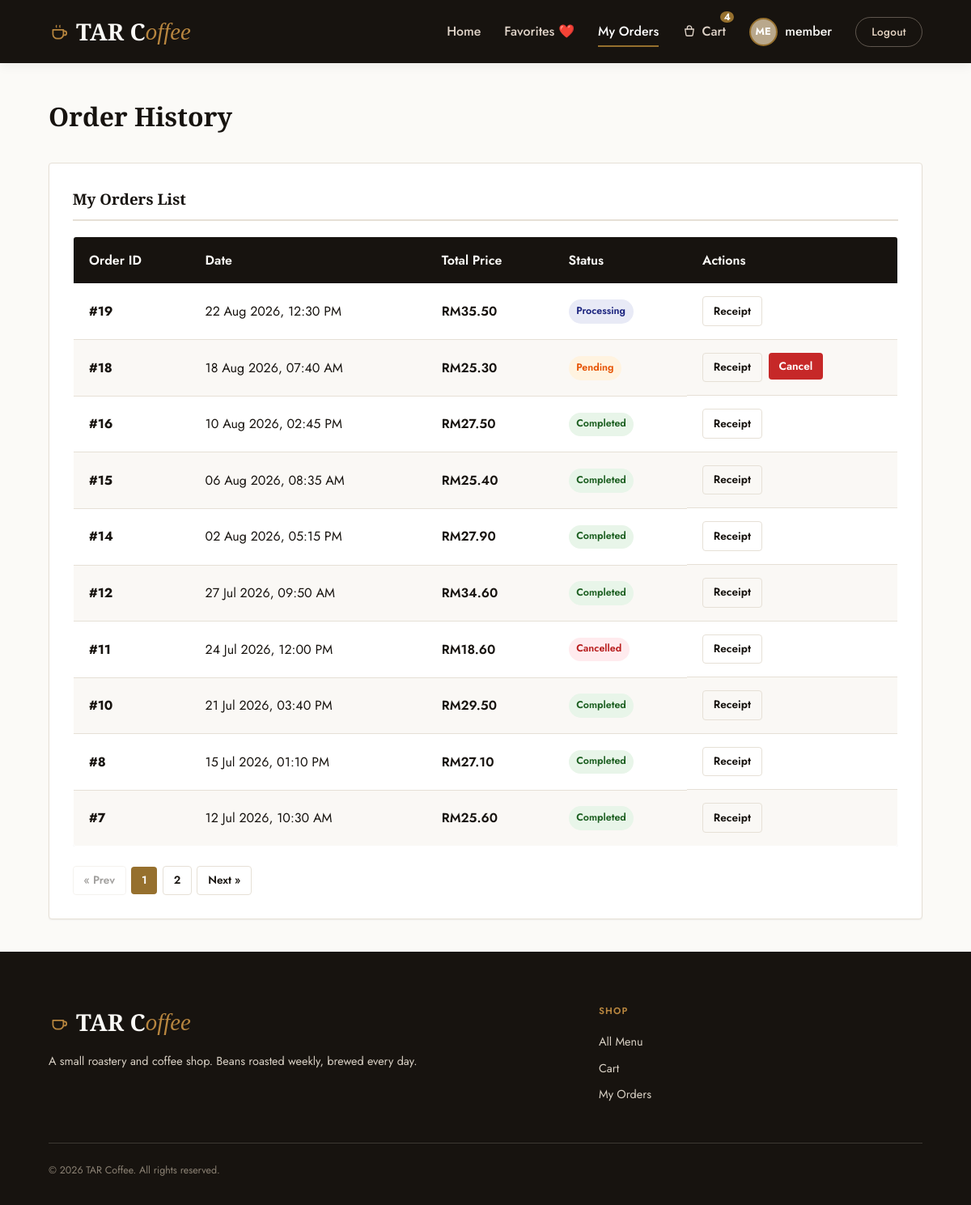
Page /orders.php (signed in) on the committed database.
### tables this page shows
CREATE TABLE `users` (
  `id` INT AUTO_INCREMENT PRIMARY KEY,
  `username` VARCHAR(50) NOT NULL UNIQUE,
  `email` VARCHAR(100) NOT NULL UNIQUE,
  `password` VARCHAR(255) NOT NULL,
  `full_name` VARCHAR(100) NOT NULL,
  `phone` VARCHAR(20) DEFAULT NULL,
  `photo` VARCHAR(255) DEFAULT 'default_user.png',
  `role` ENUM('super_admin', 'admin', 'member') DEFAULT 'member',
  `status` ENUM('active', 'blocked') DEFAULT 'active',
  `failed_attempts` INT UNSIGNED NOT NULL DEFAULT 0,
  `locked_until` DATETIME DEFAULT NULL,
  `created_at` TIMESTAMP DEFAULT CURRENT_TIMESTAMP,
  INDEX `idx_users_status` (`status`)
);

CREATE TABLE `orders` (
  `id` INT AUTO_INCREMENT PRIMARY KEY,
  `user_id` INT DEFAULT NULL,
  `voucher_id` INT DEFAULT NULL,
  `customer_name` VARCHAR(100) NOT NULL,
  `customer_phone` VARCHAR(20) NOT NULL,
  `fulfillment_type` ENUM('pickup', 'delivery') NOT NULL DEFAULT 'delivery',
  `shipping_address` TEXT DEFAULT NULL, 
  `discount_amount` DECIMAL(10, 2) NOT NULL DEFAULT 0.00,
  `total_price` DECIMAL(10, 2) NOT NULL,
  `status` ENUM('Pending', 'Processing', 'Completed', 'Cancelled') DEFAULT 'Pending',
  `order_date` TIMESTAMP DEFAULT CURRENT_TIMESTAMP,
  FOREIGN KEY (`user_id`) REFERENCES `users` (`id`) ON DELETE SET NULL,
  FOREIGN KEY (`voucher_id`) REFERENCES `vouchers` (`id`) ON DELETE SET NULL,
  INDEX `idx_orders_status` (`status`),
  INDEX `idx_orders_fulfillment` (`fulfillment_type`), 
  INDEX `idx_orders_date` (`order_date`)
);

### includes/auth.php (called while the page is built, shortened)
<?php
function is_logged_in() {
    return isset($_SESSION['user_id']);
}
function is_admin() {
    return is_logged_in() && in_array($_SESSION['user_role'] ?? '', ['admin', 'super_admin'], true);
}
function is_member() {
    return is_logged_in() && isset($_SESSION['user_role']) && $_SESSION['user_role'] === 'member';
}
function get_logged_in_user($pdo) {
    $stmt = $pdo->prepare("SELECT * FROM users WHERE id = ?");
    $stmt->execute([$_SESSION['user_id']]);
    $user = $stmt->fetch();
    return $user;
}
?>

### orders.php (the view, shortened to what this page needs)
<?php
require_once __DIR__ . '/includes/header.php';
$user_id = $_SESSION['user_id'];
$per_page = 10;
$pg = paginate_query($pdo, "SELECT COUNT(*) FROM orders WHERE user_id = ?", [$user_id], $per_page);
$stmt = $pdo->prepare("SELECT * FROM orders WHERE user_id = ? ORDER BY order_date DESC LIMIT " . (int) $pg['per_page'] . " OFFSET " . (int) $pg['offset']);
$stmt->execute([$user_id]);
$orders = $stmt->fetchAll();
$expand_order_id = isset($_GET['detail_id']) ? intval($_GET['detail_id']) : 0;
$expand_order = null;
?>
<h1 class="page-title">Order History</h1>
<?php if (empty($orders)): ?>
    <div class="alert alert-info" style="text-align: center; padding: 3rem;">
        <p style="font-size: 1.1rem; margin-bottom: 1rem;">You have not placed any orders yet.</p>
        <a href="index.php" class="btn btn-accent">Order Your First Coffee</a>
    </div>
<?php else: ?>
    <div class="list-detail-columns" style="grid-template-columns: <?= ($expand_order) ? '1.5fr 1fr' : '1fr' ?>;">
        <section class="admin-panel">
            <h3>My Orders List</h3>
            <div class="table-responsive">
                <table class="table">
                    <thead>
                        <tr>
                            <th>Order ID</th>
                            <th>Date</th>
                            <th>Total Price</th>
                            <th>Status</th>
                            <th>Actions</th>
                        </tr>
                    </thead>
                    <tbody>
                        <?php foreach ($orders as $ord): ?>
                            <tr class="<?= ($expand_order_id === $ord['id']) ? 'active-row' : '' ?>" style="<?= ($expand_order_id === $ord['id']) ? 'background-color: #FAF6F0;' : '' ?>">
                                <td><strong>#<?= $ord['id'] ?></strong></td>
                                <td><?= date('d M Y, h:i A', strtotime($ord['order_date'])) ?></td>
                                <td style="font-weight: 600; color: var(--primary-dark);">RM<?= number_format($ord['total_price'], 2) ?></td>
                                <td>
                                    <span class="badge badge-<?= strtolower($ord['status']) ?>">
                                        <?= htmlspecialchars($ord['status']) ?>
                                    </span>
                                </td>
                                <td style="display: flex; gap: 0.5rem;">
                                    <a href="orders.php?detail_id=<?= $ord['id'] ?>" class="btn btn-secondary btn-sm">Receipt</a>
                                    <?php if ($ord['status'] === 'Pending'): ?>
                                        <form action="orders.php" method="POST" style="margin: 0;">
                                            <button type="submit" class="btn btn-danger btn-sm confirm-action" data-confirm-message="Are you sure you want to cancel order #<?= $ord['id'] ?>? Stock will be restored and payment refunded.">Cancel</button>
                                        </form>
                                    <?php endif; ?>
                                </td>
                            </tr>
                        <?php endforeach; ?>
                    </tbody>
                </table>
            </div>
            <?= render_pagination($pg, 'orders.php', []) ?>
        </section>
    </div>
<?php endif; ?>
<?php
require_once __DIR__ . '/includes/footer.php';
?>

### includes/header.php (shortened to what this page needs)
<?php
$is_admin_dir = (strpos($_SERVER['SCRIPT_NAME'], '/admin/') !== false);
$base_path = $is_admin_dir ? '../' : './';
$current_page = basename($_SERVER['SCRIPT_NAME']);
function nav_active(string $page, bool $in_admin_dir, string $current_page, bool $is_admin_dir): string {
    return ($in_admin_dir === $is_admin_dir && $current_page === $page) ? ' active' : '';
}
$has_hero = ($current_page === 'index.php' && !$is_admin_dir);
require_once __DIR__ . '/db.php';
require_once __DIR__ . '/auth.php';
require_once __DIR__ . '/html_helpers.php';
$current_user = null;
if (is_logged_in()) {
    $current_user = get_logged_in_user($pdo);
}
$cart_count = 0;
if (is_logged_in() && is_member() && isset($pdo)) {
    $stmt = $pdo->prepare("SELECT SUM(quantity) as total_qty FROM cart WHERE user_id = ?");
    $stmt->execute([$_SESSION['user_id']]);
    $cart_result = $stmt->fetch();
    $cart_count = intval($cart_result['total_qty'] ?? 0);
}
?>
<!DOCTYPE html>
<html lang="en">
<head>
    <link rel="stylesheet" href="<?= $base_path ?>assets/css/style.css?v=<?= @filemtime(__DIR__ . '/../assets/css/style.css') ?>">
</head>
<body>
<header id="site-header" class="<?= $has_hero ? 'nav-transparent' : '' ?>">
    <div class="nav-container">
        <div class="logo">
            <a href="<?= $base_path ?>index.php">
                <svg viewBox="0 0 24 24" fill="none" stroke="currentColor" stroke-width="1.6" stroke-linecap="round" stroke-linejoin="round"><path d="M6 10h11v5a5 5 0 0 1-5 5H10a5 5 0 0 1-5-5v-5z"/><path d="M17 11.5h1.2a2.3 2.3 0 0 1 0 4.6H17"/><path d="M9 5c-.5.8-.5 1.3 0 2.1M13 5c-.5.8-.5 1.3 0 2.1" stroke-width="1.2"/></svg>
                TAR C<em>offee</em>
            </a>
        </div>
        <nav>
            <ul class="nav-menu">
                <li class="nav-item"><a href="<?= $base_path ?>index.php" class="<?= trim(nav_active('index.php', false, $current_page, $is_admin_dir)) ?>">Home</a></li>
                <?php if (is_admin()): ?>
                    <li class="nav-item"><a href="<?= $base_path ?>admin/index.php" class="<?= trim(nav_active('index.php', true, $current_page, $is_admin_dir)) ?>">Dashboard</a></li>
                    <li class="nav-item"><a href="<?= $base_path ?>admin/categories.php" class="<?= trim(nav_active('categories.php', true, $current_page, $is_admin_dir)) ?>">Categories</a></li>
                    <li class="nav-item"><a href="<?= $base_path ?>admin/products.php" class="<?= trim(nav_active('products.php', true, $current_page, $is_admin_dir)) ?>">Products</a></li>
                    <li class="nav-item"><a href="<?= $base_path ?>admin/option_templates.php" class="<?= trim(nav_active('option_templates.php', true, $current_page, $is_admin_dir)) ?>">Option Templates</a></li>
                    <li class="nav-item"><a href="<?= $base_path ?>admin/vouchers.php" class="<?= trim(nav_active('vouchers.php', true, $current_page, $is_admin_dir)) ?>">Vouchers</a></li>
                    <li class="nav-item"><a href="<?= $base_path ?>admin/users.php" class="<?= trim(nav_active('users.php', true, $current_page, $is_admin_dir)) ?>">Users</a></li>
                    <li class="nav-item"><a href="<?= $base_path ?>admin/orders.php" class="<?= trim(nav_active('orders.php', true, $current_page, $is_admin_dir)) ?>">Orders</a></li>
                    <li class="nav-item"><a href="<?= $base_path ?>admin/reports.php" class="<?= trim(nav_active('reports.php', true, $current_page, $is_admin_dir)) ?>">Reports</a></li>
                <?php elseif (is_member()): ?>
                    <li class="nav-item"><a href="<?= $base_path ?>favorites.php" class="<?= trim(nav_active('favorites.php', false, $current_page, $is_admin_dir)) ?>">Favorites ❤️</a></li>
                    <li class="nav-item"><a href="<?= $base_path ?>orders.php" class="<?= trim(nav_active('orders.php', false, $current_page, $is_admin_dir)) ?>">My Orders</a></li>
                    <li class="nav-item">
                        <a href="<?= $base_path ?>cart.php" class="cart-link<?= nav_active('cart.php', false, $current_page, $is_admin_dir) ?>">
                            <svg viewBox="0 0 24 24" fill="none" stroke="currentColor" stroke-width="1.8" stroke-linecap="round" stroke-linejoin="round"><path d="M5 8h14l-1.4 9.2a2 2 0 0 1-2 1.8H8.4a2 2 0 0 1-2-1.8L5 8z"/><path d="M8.5 8V6a3.5 3.5 0 0 1 7 0v2"/></svg>
                            Cart
                            <?php if ($cart_count > 0): ?>
                                <span class="cart-count"><?= $cart_count ?></span>
                            <?php endif; ?>
                        </a>
                    </li>
                <?php endif; ?>
                <?php if (is_logged_in() && $current_user): ?>
                    <li class="nav-profile">
                        <?php
                        $avatar = !empty($current_user['photo']) ? $base_path . 'uploads/profiles/' . $current_user['photo'] : '';
                        if (!empty($current_user['photo']) && file_exists(__DIR__ . '/../uploads/profiles/' . $current_user['photo'])):
                        ?>
                            <img src="<?= $avatar ?>" class="nav-avatar" alt="Avatar">
                        <?php else: ?>
                            <div class="nav-avatar" style="background-color: var(--primary-light); color: white; display: flex; align-items: center; justify-content: center; font-size: 0.8rem; font-weight: 700; text-transform: uppercase;">
                                <?= substr($current_user['username'], 0, 2) ?>
                            </div>
                        <?php endif; ?>
                        <a href="<?= $base_path ?>profile.php" style="color: var(--bg-cream); font-weight: 500;">
                            <?= htmlspecialchars($current_user['username']) ?>
                        </a>
                    </li>
                    <li class="nav-item"><a href="<?= $base_path ?>logout.php" class="nav-btn nav-btn-ghost">Logout</a></li>
                <?php else: ?>
                    <li class="nav-item"><a href="<?= $base_path ?>login.php">Login</a></li>
                    <li class="nav-item"><a href="<?= $base_path ?>register.php" class="nav-btn">Register</a></li>
                <?php endif; ?>
            </ul>
        </nav>
    </div>
</header>
<main>

### includes/html_helpers.php (shortened to what this page needs)
<?php
function paginate_current_page() {
    $page = filter_input(INPUT_GET, 'page', FILTER_VALIDATE_INT);
    if ($page === false || $page === null || $page < 1) {
        return 1;
    }
    return $page;
}
function paginate_query($pdo, $count_sql, $params, $per_page) {
    $stmt = $pdo->prepare($count_sql);
    $stmt->execute($params);
    $total_rows = (int) $stmt->fetchColumn();
    $total_pages = max(1, (int) ceil($total_rows / $per_page));
    $page = min(paginate_current_page(), $total_pages);
    $offset = ($page - 1) * $per_page;
    return [
        'page' => $page,
        'per_page' => $per_page,
        'offset' => $offset,
        'total_rows' => $total_rows,
        'total_pages' => $total_pages,
    ];
}
function render_pagination($pg, $base_url, $query_params = []) {
    $page = $pg['page'];
    $total = $pg['total_pages'];
    $link = function ($p) use ($base_url, $query_params) {
        $qp = $query_params;
        $qp['page'] = $p;
        return htmlspecialchars($base_url . '?' . http_build_query($qp));
    };
    $html = '<nav class="pagination" aria-label="Pagination">';
    $html .= $page > 1
        ? '<a href="' . $link($page - 1) . '" class="btn btn-secondary btn-sm">&laquo; Prev</a>'
        : '<span class="btn btn-secondary btn-sm disabled">&laquo; Prev</span>';
    $window = 2;
    $start = max(1, $page - $window);
    $end = min($total, $page + $window);
    for ($p = $start; $p <= $end; $p++) {
        $cls = $p === $page ? 'btn btn-sm btn-accent' : 'btn btn-sm btn-secondary';
        $html .= '<a href="' . $link($p) . '" class="' . $cls . '">' . $p . '</a>';
    }
    $html .= $page < $total
        ? '<a href="' . $link($page + 1) . '" class="btn btn-secondary btn-sm">Next &raquo;</a>'
        : '<span class="btn btn-secondary btn-sm disabled">Next &raquo;</span>';
    $html .= '</nav>';
    return $html;
}
?>

### rows in the picture
users: username "ME", username "member"
orders: id "19", order_date "22 Aug 2026, 12:30 PM", total_price "35.50", status "Processing"
orders: id "18", order_date "18 Aug 2026, 07:40 AM", total_price "25.30", status "Pending"
orders: id "16", order_date "10 Aug 2026, 02:45 PM", total_price "27.50", status "Completed"
orders: id "15", order_date "06 Aug 2026, 08:35 AM", total_price "25.40", status "Completed"
orders: id "14", order_date "02 Aug 2026, 05:15 PM", total_price "27.90", status "Completed"
orders: id "12", order_date "27 Jul 2026, 09:50 AM", total_price "34.60", status "Completed"
orders: id "11", order_date "24 Jul 2026, 12:00 PM", total_price "18.60", status "Cancelled"
orders: id "10", order_date "21 Jul 2026, 03:40 PM", total_price "29.50", status "Completed"
orders: id "8", order_date "15 Jul 2026, 01:10 PM", total_price "27.10", status "Completed"
orders: id "7", order_date "12 Jul 2026, 10:30 AM", total_price "25.60", status "Completed"

### other values in the picture
$cart_count "4"
